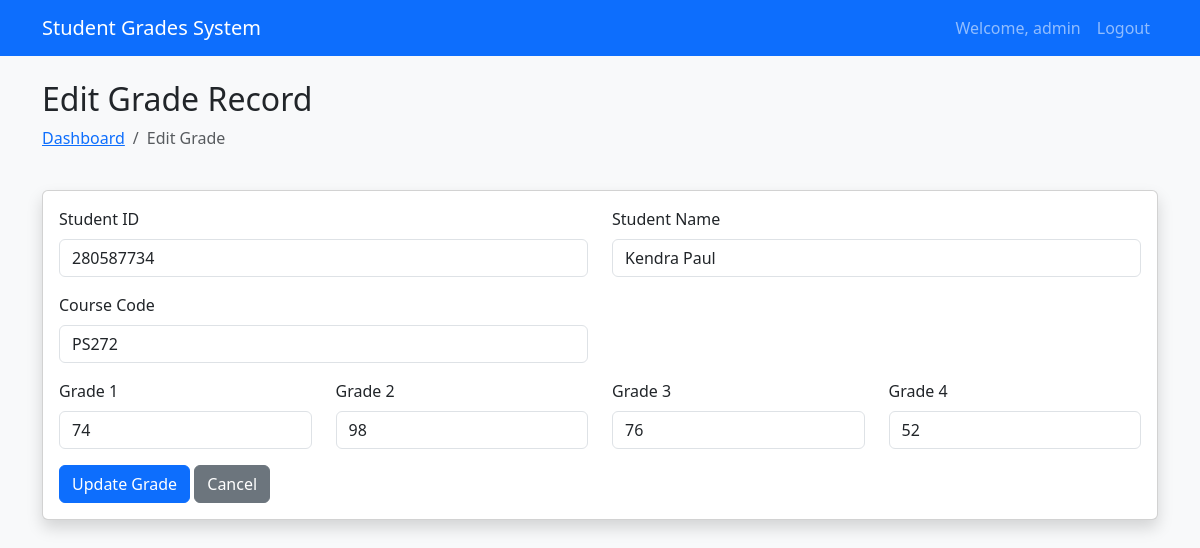
Screenshot of /edit_grade.php?id=1 (signed in) with the database file from the repository.
### tables this page shows
CREATE TABLE IF NOT EXISTS course_table (
    id INT AUTO_INCREMENT PRIMARY KEY,
    student_id INT NOT NULL,
    course_code VARCHAR(10) NOT NULL,
    grade1 INT NOT NULL,
    grade2 INT NOT NULL,
    grade3 INT NOT NULL,
    grade4 INT NOT NULL,
    FOREIGN KEY (student_id) REFERENCES name_table(student_id)
);

CREATE TABLE IF NOT EXISTS name_table (
    student_id INT PRIMARY KEY,
    student_name VARCHAR(100) NOT NULL
);

### edit_grade.php (the view, shortened to what this page needs)
<?php
require_once 'db_connect.php';
$id = $_GET['id'];
try {
    $stmt = $pdo->prepare("SELECT c.*, n.student_name
                          FROM course_table c
                          JOIN name_table n ON c.student_id = n.student_id
                          WHERE c.id = ?");
    $stmt->execute([$id]);
    $grade = $stmt->fetch();
} catch (PDOException $e) {
    $error = "Error: " . $e->getMessage();
}
?>
<!DOCTYPE html>
<html lang="en">
<head>
    <link rel="stylesheet" href="https://cdnjs.cloudflare.com/ajax/libs/bootstrap/5.3.0/css/bootstrap.min.css">
</head>
<body class="bg-light">
    <nav class="navbar navbar-expand-lg navbar-dark bg-primary mb-4">
        <div class="container">
            <a class="navbar-brand" href="dashboard.php">Student Grades System</a>
            <div class="collapse navbar-collapse">
                <ul class="navbar-nav ms-auto">
                    <li class="nav-item">
                        <span class="nav-link">Welcome, <?php echo htmlspecialchars($_SESSION['username']); ?></span>
                    </li>
                    <li class="nav-item">
                        <a class="nav-link" href="logout.php">Logout</a>
                    </li>
                </ul>
            </div>
        </div>
    </nav>
    <div class="container">
        <div class="row mb-4">
            <div class="col">
                <h2>Edit Grade Record</h2>
                <nav aria-label="breadcrumb">
                    <ol class="breadcrumb">
                        <li class="breadcrumb-item"><a href="dashboard.php">Dashboard</a></li>
                        <li class="breadcrumb-item active" aria-current="page">Edit Grade</li>
                    </ol>
                </nav>
            </div>
        </div>
        <div class="card shadow">
            <div class="card-body">
                <form method="POST" action="">
                    <div class="row mb-3">
                        <div class="col-md-6">
                            <label class="form-label">Student ID</label>
                            <input type="text" class="form-control" value="<?php echo htmlspecialchars($grade['student_id']); ?>" readonly>
                        </div>
                        <div class="col-md-6">
                            <label class="form-label">Student Name</label>
                            <input type="text" class="form-control" value="<?php echo htmlspecialchars($grade['student_name']); ?>" readonly>
                        </div>
                    </div>
                    <div class="row mb-3">
                        <div class="col-md-6">
                            <label class="form-label">Course Code</label>
                            <input type="text" class="form-control" value="<?php echo htmlspecialchars($grade['course_code']); ?>" readonly>
                        </div>
                    </div>
                    <div class="row mb-3">
                        <div class="col-md-3">
                            <label for="grade1" class="form-label">Grade 1</label>
                            <input type="number" class="form-control" id="grade1" name="grade1" value="<?php echo htmlspecialchars($grade['grade1']); ?>" min="0" max="100" required>
                        </div>
                        <div class="col-md-3">
                            <label for="grade2" class="form-label">Grade 2</label>
                            <input type="number" class="form-control" id="grade2" name="grade2" value="<?php echo htmlspecialchars($grade['grade2']); ?>" min="0" max="100" required>
                        </div>
                        <div class="col-md-3">
                            <label for="grade3" class="form-label">Grade 3</label>
                            <input type="number" class="form-control" id="grade3" name="grade3" value="<?php echo htmlspecialchars($grade['grade3']); ?>" min="0" max="100" required>
                        </div>
                        <div class="col-md-3">
                            <label for="grade4" class="form-label">Grade 4</label>
                            <input type="number" class="form-control" id="grade4" name="grade4" value="<?php echo htmlspecialchars($grade['grade4']); ?>" min="0" max="100" required>
                        </div>
                    </div>
                    <div class="row">
                        <div class="col">
                            <button type="submit" class="btn btn-primary">Update Grade</button>
                            <a href="dashboard.php" class="btn btn-secondary">Cancel</a>
                        </div>
                    </div>
                </form>
            </div>
        </div>
    </div>
</body>
</html>

### rows the page displays
course_table: student "280587734", student.student_name "Kendra Paul", course_code "PS272", grade1 "74", grade2 "98", grade3 "76", grade4 "52"

### other values shown
$_SESSION['username'] "admin"
